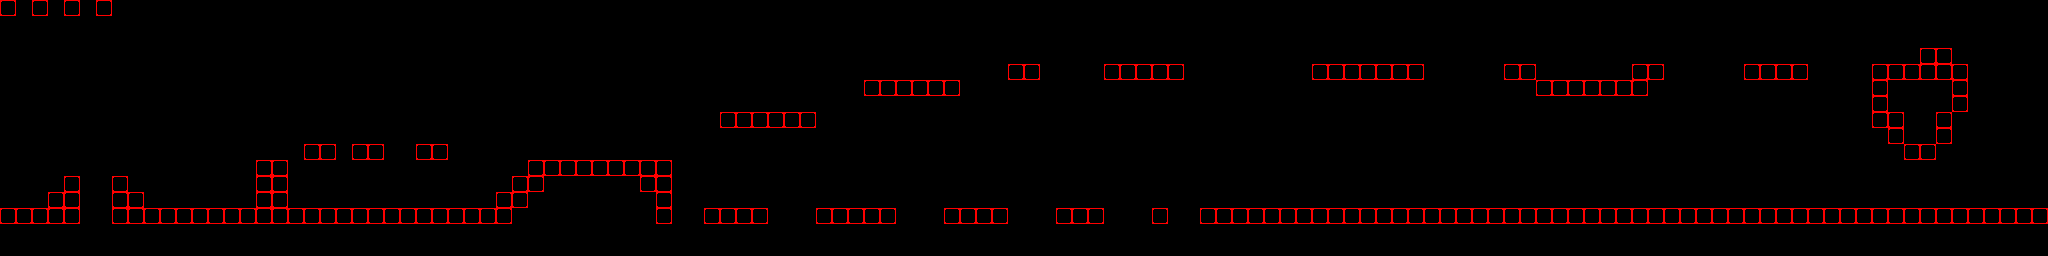

A level layout from a 2D game, rendered from its tile map. Below: a short description, then the map file with its tile-grid data intact:
An orthogonal 128x16 tile map with 16x16 px tiles, 1 tile layer (Tile Layer 1).

<map version="1.2" tiledversion="1.3.0" orientation="orthogonal" renderorder="right-down" compressionlevel="0" width="128" height="16" tilewidth="16" tileheight="16" infinite="0" nextlayerid="2" nextobjectid="1">
 <tileset firstgid="1" source="bg1.tsx" />
 <layer id="1" name="Tile Layer 1" width="128" height="16">
  <data encoding="csv">
2,1,2,1,2,1,2,1,1,1,1,1,1,1,1,1,1,1,1,1,1,1,1,1,1,1,1,1,1,1,1,1,1,1,1,1,1,1,1,1,1,1,1,1,1,1,1,1,1,1,1,1,1,1,1,1,1,1,1,1,1,1,1,1,1,1,1,1,1,1,1,1,1,1,1,1,1,1,1,1,1,1,1,1,1,1,1,1,1,1,1,1,1,1,1,1,1,1,1,1,1,1,1,1,1,1,1,1,1,1,1,1,1,1,1,1,1,1,1,1,1,1,1,1,1,1,1,1,
1,1,1,1,1,1,1,1,1,1,1,1,1,1,1,1,1,1,1,1,1,1,1,1,1,1,1,1,1,1,1,1,1,1,1,1,1,1,1,1,1,1,1,1,1,1,1,1,1,1,1,1,1,1,1,1,1,1,1,1,1,1,1,1,1,1,1,1,1,1,1,1,1,1,1,1,1,1,1,1,1,1,1,1,1,1,1,1,1,1,1,1,1,1,1,1,1,1,1,1,1,1,1,1,1,1,1,1,1,1,1,1,1,1,1,1,1,1,1,1,1,1,1,1,1,1,1,1,
1,1,1,1,1,1,1,1,1,1,1,1,1,1,1,1,1,1,1,1,1,1,1,1,1,1,1,1,1,1,1,1,1,1,1,1,1,1,1,1,1,1,1,1,1,1,1,1,1,1,1,1,1,1,1,1,1,1,1,1,1,1,1,1,1,1,1,1,1,1,1,1,1,1,1,1,1,1,1,1,1,1,1,1,1,1,1,1,1,1,1,1,1,1,1,1,1,1,1,1,1,1,1,1,1,1,1,1,1,1,1,1,1,1,1,1,1,1,1,1,1,1,1,1,1,1,1,1,
1,1,1,1,1,1,1,1,1,1,1,1,1,1,1,1,1,1,1,1,1,1,1,1,1,1,1,1,1,1,1,1,1,1,1,1,1,1,1,1,1,1,1,1,1,1,1,1,1,1,1,1,1,1,1,1,1,1,1,1,1,1,1,1,1,1,1,1,1,1,1,1,1,1,1,1,1,1,1,1,1,1,1,1,1,1,1,1,1,1,1,1,1,1,1,1,1,1,1,1,1,1,1,1,1,1,1,1,1,1,1,1,1,1,1,1,1,1,1,1,2,2,1,1,1,1,1,1,
1,1,1,1,1,1,1,1,1,1,1,1,1,1,1,1,1,1,1,1,1,1,1,1,1,1,1,1,1,1,1,1,1,1,1,1,1,1,1,1,1,1,1,1,1,1,1,1,1,1,1,1,1,1,1,1,1,1,1,1,1,1,1,2,2,1,1,1,1,2,2,2,2,2,1,1,1,1,1,1,1,1,2,2,2,2,2,2,2,1,1,1,1,1,2,2,1,1,1,1,1,1,2,2,1,1,1,1,1,2,2,2,2,1,1,1,1,2,2,2,2,2,2,1,1,1,1,1,
1,1,1,1,1,1,1,1,1,1,1,1,1,1,1,1,1,1,1,1,1,1,1,1,1,1,1,1,1,1,1,1,1,1,1,1,1,1,1,1,1,1,1,1,1,1,1,1,1,1,1,1,1,1,2,2,2,2,2,2,1,1,1,1,1,1,1,1,1,1,1,1,1,1,1,1,1,1,1,1,1,1,1,1,1,1,1,1,1,1,1,1,1,1,1,1,2,2,2,2,2,2,2,1,1,1,1,1,1,1,1,1,1,1,1,1,1,2,1,1,1,1,2,1,1,1,1,1,
1,1,1,1,1,1,1,1,1,1,1,1,1,1,1,1,1,1,1,1,1,1,1,1,1,1,1,1,1,1,1,1,1,1,1,1,1,1,1,1,1,1,1,1,1,1,1,1,1,1,1,1,1,1,1,1,1,1,1,1,1,1,1,1,1,1,1,1,1,1,1,1,1,1,1,1,1,1,1,1,1,1,1,1,1,1,1,1,1,1,1,1,1,1,1,1,1,1,1,1,1,1,1,1,1,1,1,1,1,1,1,1,1,1,1,1,1,2,1,1,1,1,2,1,1,1,1,1,
1,1,1,1,1,1,1,1,1,1,1,1,1,1,1,1,1,1,1,1,1,1,1,1,1,1,1,1,1,1,1,1,1,1,1,1,1,1,1,1,1,1,1,1,1,2,2,2,2,2,2,1,1,1,1,1,1,1,1,1,1,1,1,1,1,1,1,1,1,1,1,1,1,1,1,1,1,1,1,1,1,1,1,1,1,1,1,1,1,1,1,1,1,1,1,1,1,1,1,1,1,1,1,1,1,1,1,1,1,1,1,1,1,1,1,1,1,2,2,1,1,2,1,1,1,1,1,1,
1,1,1,1,1,1,1,1,1,1,1,1,1,1,1,1,1,1,1,1,1,1,1,1,1,1,1,1,1,1,1,1,1,1,1,1,1,1,1,1,1,1,1,1,1,1,1,1,1,1,1,1,1,1,1,1,1,1,1,1,1,1,1,1,1,1,1,1,1,1,1,1,1,1,1,1,1,1,1,1,1,1,1,1,1,1,1,1,1,1,1,1,1,1,1,1,1,1,1,1,1,1,1,1,1,1,1,1,1,1,1,1,1,1,1,1,1,1,2,1,1,2,1,1,1,1,1,1,
1,1,1,1,1,1,1,1,1,1,1,1,1,1,1,1,1,1,1,2,2,1,2,2,1,1,2,2,1,1,1,1,1,1,1,1,1,1,1,1,1,1,1,1,1,1,1,1,1,1,1,1,1,1,1,1,1,1,1,1,1,1,1,1,1,1,1,1,1,1,1,1,1,1,1,1,1,1,1,1,1,1,1,1,1,1,1,1,1,1,1,1,1,1,1,1,1,1,1,1,1,1,1,1,1,1,1,1,1,1,1,1,1,1,1,1,1,1,1,2,2,1,1,1,1,1,1,1,
1,1,1,1,1,1,1,1,1,1,1,1,1,1,1,1,2,2,1,1,1,1,1,1,1,1,1,1,1,1,1,1,1,2,2,2,2,2,2,2,2,2,1,1,1,1,1,1,1,1,1,1,1,1,1,1,1,1,1,1,1,1,1,1,1,1,1,1,1,1,1,1,1,1,1,1,1,1,1,1,1,1,1,1,1,1,1,1,1,1,1,1,1,1,1,1,1,1,1,1,1,1,1,1,1,1,1,1,1,1,1,1,1,1,1,1,1,1,1,1,1,1,1,1,1,1,1,1,
1,1,1,1,2,1,1,2,1,1,1,1,1,1,1,1,2,2,1,1,1,1,1,1,1,1,1,1,1,1,1,1,2,2,1,1,1,1,1,1,2,2,1,1,1,1,1,1,1,1,1,1,1,1,1,1,1,1,1,1,1,1,1,1,1,1,1,1,1,1,1,1,1,1,1,1,1,1,1,1,1,1,1,1,1,1,1,1,1,1,1,1,1,1,1,1,1,1,1,1,1,1,1,1,1,1,1,1,1,1,1,1,1,1,1,1,1,1,1,1,1,1,1,1,1,1,1,1,
1,1,1,2,2,1,1,2,2,1,1,1,1,1,1,1,2,2,1,1,1,1,1,1,1,1,1,1,1,1,1,2,2,1,1,1,1,1,1,1,1,2,1,1,1,1,1,1,1,1,1,1,1,1,1,1,1,1,1,1,1,1,1,1,1,1,1,1,1,1,1,1,1,1,1,1,1,1,1,1,1,1,1,1,1,1,1,1,1,1,1,1,1,1,1,1,1,1,1,1,1,1,1,1,1,1,1,1,1,1,1,1,1,1,1,1,1,1,1,1,1,1,1,1,1,1,1,1,
2,2,2,2,2,1,1,2,2,2,2,2,2,2,2,2,2,2,2,2,2,2,2,2,2,2,2,2,2,2,2,2,1,1,1,1,1,1,1,1,1,2,1,1,2,2,2,2,1,1,1,2,2,2,2,2,1,1,1,2,2,2,2,1,1,1,2,2,2,1,1,1,2,1,1,2,2,2,2,2,2,2,2,2,2,2,2,2,2,2,2,2,2,2,2,2,2,2,2,2,2,2,2,2,2,2,2,2,2,2,2,2,2,2,2,2,2,2,2,2,2,2,2,2,2,2,2,2,
1,1,1,1,1,1,1,1,1,1,1,1,1,1,1,1,1,1,1,1,1,1,1,1,1,1,1,1,1,1,1,1,1,1,1,1,1,1,1,1,1,1,1,1,1,1,1,1,1,1,1,1,1,1,1,1,1,1,1,1,1,1,1,1,1,1,1,1,1,1,1,1,1,1,1,1,1,1,1,1,1,1,1,1,1,1,1,1,1,1,1,1,1,1,1,1,1,1,1,1,1,1,1,1,1,1,1,1,1,1,1,1,1,1,1,1,1,1,1,1,1,1,1,1,1,1,1,1,
1,1,1,1,1,1,1,1,1,1,1,1,1,1,1,1,1,1,1,1,1,1,1,1,1,1,1,1,1,1,1,1,1,1,1,1,1,1,1,1,1,1,1,1,1,1,1,1,1,1,1,1,1,1,1,1,1,1,1,1,1,1,1,1,1,1,1,1,1,1,1,1,1,1,1,1,1,1,1,1,1,1,1,1,1,1,1,1,1,1,1,1,1,1,1,1,1,1,1,1,1,1,1,1,1,1,1,1,1,1,1,1,1,1,1,1,1,1,1,1,1,1,1,1,1,1,1,1
</data>
 </layer>
</map>
